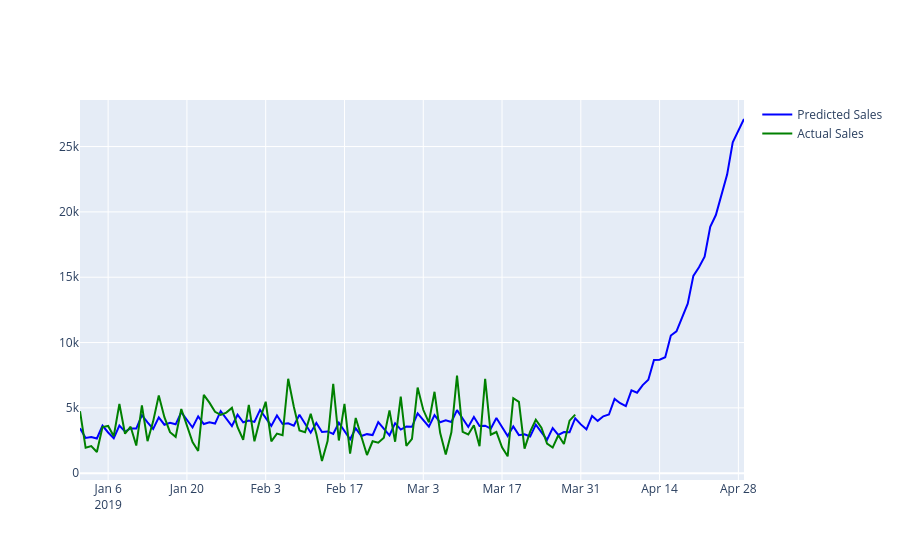

This figure's notebook cell:
### Code cell
# Actual
fig = go.Figure()

fig.add_trace(go.Scatter(
    x=forecast['ds'],
    y=forecast['yhat'],
    name='Predicted Sales',
    line=dict(color='blue')
))

fig.add_trace(go.Scatter(
    x=forecast_df['ds'],
    y=forecast_df['y'],
    name='Actual Sales',
    line=dict(color='green')
))

fig.show()
